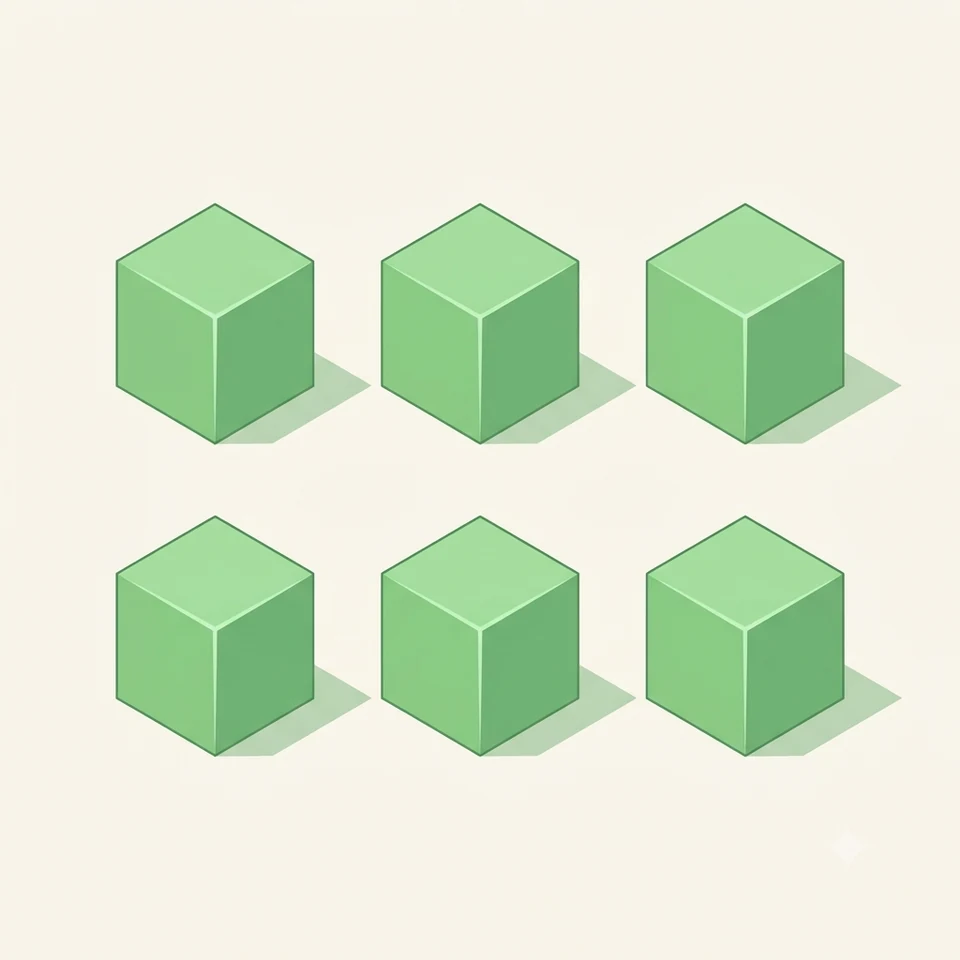
#> input picture apptuvanhoctap/assets/art/math-counting.webp, 960 x 960 px
$ python prepare-math-counts.py
#> lines starting #> are read from the running program, lines starting #| are printed output that depends on the picture; after the words box and inside, x2 and y2 are one past the last pixel; in counts of white or black regions, pixels touching at a corner belong together
"""Derive exact counts from the first cube of the supplied six-cube picture."""
from pathlib import Path
from PIL import Image,ImageOps
ROOT=Path(__file__).resolve().parents[1]
im=Image.open(ROOT/'assets/art/math-counting.webp').convert('RGB')
#> im is the input picture: PIL image 960x960 RGB; mean R, G, B 219.6, 232, 208.3
crop=im.crop((0,0,im.width//3,im.height//2))
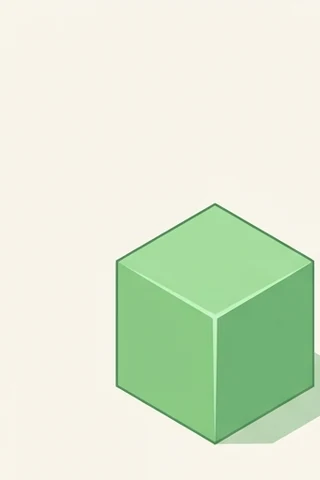
#> crop: PIL image 320x480 RGB; mean R, G, B 220.1, 232.1, 208.7
mask=Image.new('L',crop.size)
#> mask: PIL image 320x480 L; every value is 0
mask.putdata([255 if g>r*1.08 and g>b*1.04 and min(r,g,b)<225 else 0 for r,g,b in crop.getdata()])
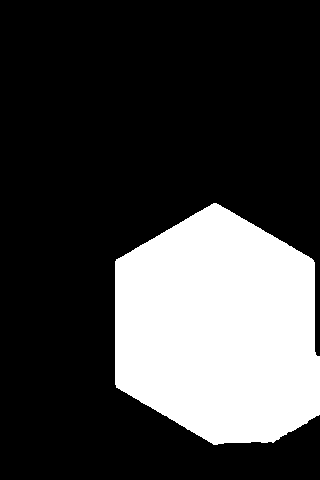
#> mask: PIL image 320x480 L; 25.7% white; 1 white region, box (x1, y1, x2, y2) and area: (115, 203, 320, 445) 39408
box=mask.getbbox()
#> box = (115, 203, 320, 445)
if not box:raise ValueError('Cube not found')
cube=ImageOps.contain(crop.crop(box),(125,150),Image.Resampling.LANCZOS)
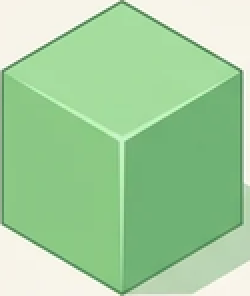
#> cube: PIL image 125x148 RGB (shown 2 times larger); mean R, G, B 162.3, 207.9, 157.4
out=ROOT/'assets/fun/math';out.mkdir(parents=True,exist_ok=True)
for n in range(1,7):
    canvas=Image.new('RGB',(480,360),'#FAF8F2')
    for i in range(n):canvas.paste(cube,(30+i%3*145,30+i//3*165))
    canvas.save(out/f'count-{n}.webp',quality=88)
#> this loop made 6 passes
#> pass 1, `canvas=Image.new('RGB',(480,360),'#FAF8F2')`:
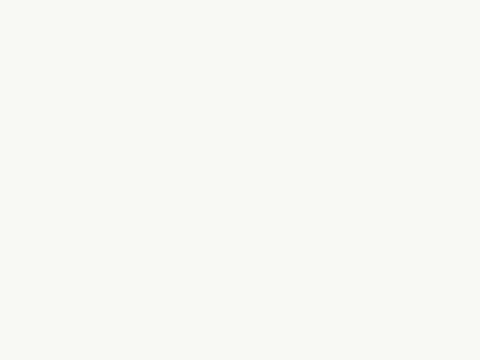
#> canvas: PIL image 480x360 RGB; mean R, G, B 250, 248, 242
#> pass 1, `canvas.save(out/f'count-{n}.webp',quality=88)`:
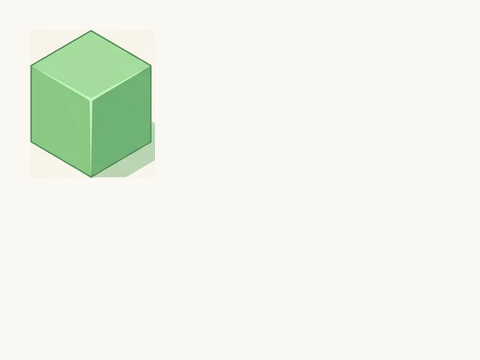
#> saved as count-1.webp: PIL image 480x360 RGB; mean R, G, B 240.6, 243.7, 232.9
#> pass 2, `canvas.save(out/f'count-{n}.webp',quality=88)`:
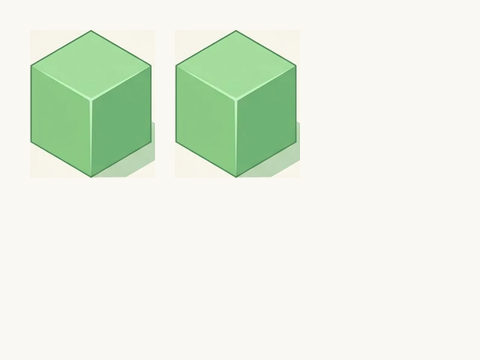
#> saved as count-2.webp: PIL image 480x360 RGB; mean R, G, B 231.2, 239.4, 223.9
#> after the loop:
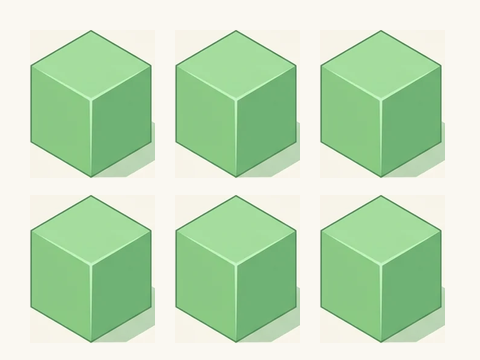
#> canvas: PIL image 480x360 RGB; mean R, G, B 193.7, 222.3, 187.7

$ run again, with apptuvanhoctap/assets/art/animal-cat.webp copied over apptuvanhoctap/assets/art/math-counting.webp
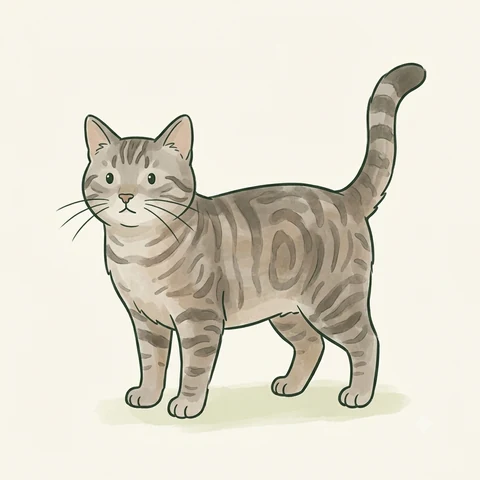
#> input picture apptuvanhoctap/assets/art/animal-cat.webp, 480 x 480 px
#> im is the input picture: PIL image 480x480 RGB; mean R, G, B 225, 220.3, 206.8
#> `mask.putdata([255 if g>r*1.08 and g>b*1.04 and min(r,g,b)<225 else 0 f..`:
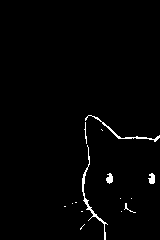
#> mask: PIL image 160x240 L; 1.4% white in thin lines or dots, all inside (x1, y1, x2, y2) = (64, 115, 160, 240)
#> box = (64, 115, 160, 240)
#> after the loop `for n in range(1,7):`:
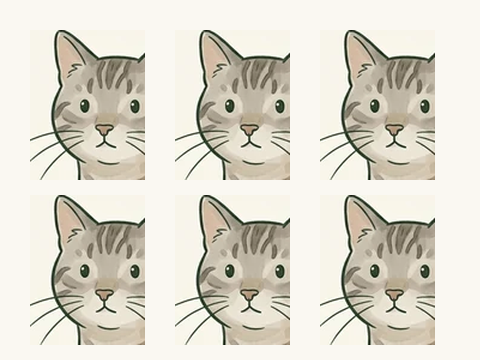
#> canvas: PIL image 480x360 RGB; mean R, G, B 220.9, 217.1, 205.2

$ run again, with apptuvanhoctap/assets/art/animal-elephant.webp copied over apptuvanhoctap/assets/art/math-counting.webp
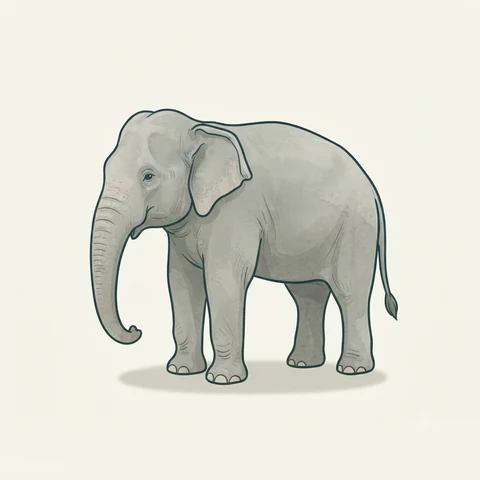
#> input picture apptuvanhoctap/assets/art/animal-elephant.webp, 480 x 480 px
#> im is the input picture: PIL image 480x480 RGB; mean R, G, B 222, 222, 212.4
#> `mask.putdata([255 if g>r*1.08 and g>b*1.04 and min(r,g,b)<225 else 0 f..`:
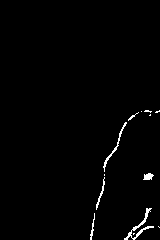
#> mask: PIL image 160x240 L; 1.3% white in thin lines or dots, all inside (x1, y1, x2, y2) = (90, 110, 160, 240)
#> box = (90, 110, 160, 240)
#> after the loop `for n in range(1,7):`:
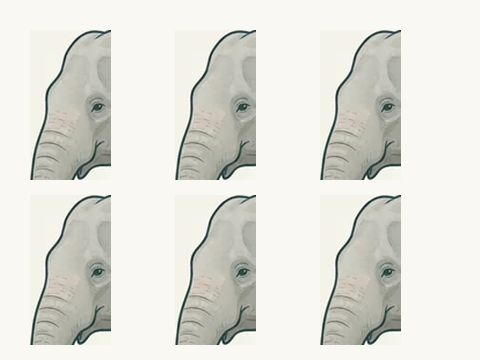
#> canvas: PIL image 480x360 RGB; mean R, G, B 224.9, 224.2, 216.6
